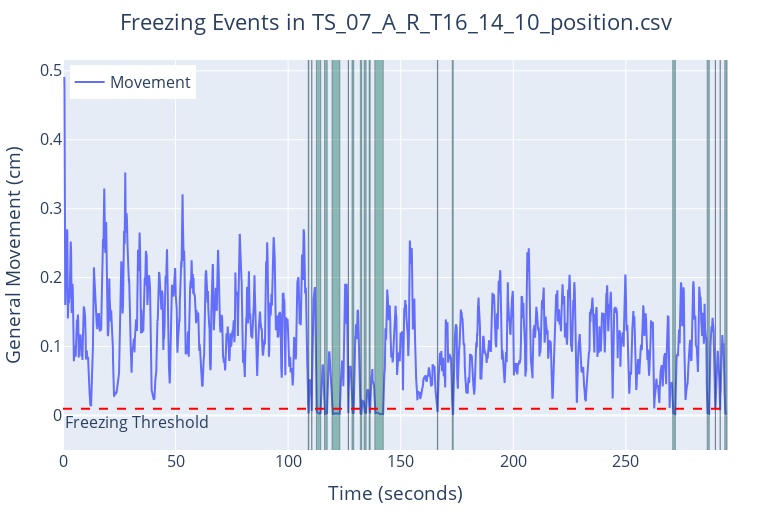

Source (notebook cell):
### Code cell
plot_freezing(example, fps = video_fps)

### Figure 1 — Plotly figure (JSON) as saved in the notebook; plotly's stock layout.template omitted (floating-point values rounded to 4 significant figures; data arrays with more than 128 entries replaced by an {"elided": "..."} marker saying what was removed)
{"data": [{"mode": "lines", "name": "Movement", "type": "scatter", "x": {"elided": "8863 float values"}, "y": {"elided": "8863 float values"}}], "layout": {"annotations": [{"showarrow": false, "text": "Freezing Threshold", "x": 0, "xanchor": "left", "xref": "x domain", "y": 0.01, "yanchor": "top", "yref": "y"}], "font": {"size": 16}, "height": 512, "legend": {"x": 0.01, "xanchor": "left", "y": 0.9, "yanchor": "bottom"}, "margin": {"b": 20, "l": 60, "r": 40, "t": 60}, "shapes": [{"fillcolor": "rgba(0, 100, 80, 0.4)", "line": {"width": 0.4}, "type": "rect", "x0": 108.9, "x1": 109.2, "y0": -0.1, "y1": 1.5}, {"fillcolor": "rgba(0, 100, 80, 0.4)", "line": {"width": 0.4}, "type": "rect", "x0": 110.5, "x1": 110.6, "y0": -0.1, "y1": 1.5}, {"fillcolor": "rgba(0, 100, 80, 0.4)", "line": {"width": 0.4}, "type": "rect", "x0": 112.6, "x1": 114.5, "y0": -0.1, "y1": 1.5}, {"fillcolor": "rgba(0, 100, 80, 0.4)", "line": {"width": 0.4}, "type": "rect", "x0": 116.2, "x1": 117.4, "y0": -0.1, "y1": 1.5}, {"fillcolor": "rgba(0, 100, 80, 0.4)", "line": {"width": 0.4}, "type": "rect", "x0": 119.5, "x1": 123, "y0": -0.1, "y1": 1.5}, {"fillcolor": "rgba(0, 100, 80, 0.4)", "line": {"width": 0.4}, "type": "rect", "x0": 126.7, "x1": 126.8, "y0": -0.1, "y1": 1.5}, {"fillcolor": "rgba(0, 100, 80, 0.4)", "line": {"width": 0.4}, "type": "rect", "x0": 128.4, "x1": 129.2, "y0": -0.1, "y1": 1.5}, {"fillcolor": "rgba(0, 100, 80, 0.4)", "line": {"width": 0.4}, "type": "rect", "x0": 132.1, "x1": 132.7, "y0": -0.1, "y1": 1.5}, {"fillcolor": "rgba(0, 100, 80, 0.4)", "line": {"width": 0.4}, "type": "rect", "x0": 133.8, "x1": 134.7, "y0": -0.1, "y1": 1.5}, {"fillcolor": "rgba(0, 100, 80, 0.4)", "line": {"width": 0.4}, "type": "rect", "x0": 136.0, "x1": 136.5, "y0": -0.1, "y1": 1.5}, {"fillcolor": "rgba(0, 100, 80, 0.4)", "line": {"width": 0.4}, "type": "rect", "x0": 138.5, "x1": 142.3, "y0": -0.1, "y1": 1.5}, {"fillcolor": "rgba(0, 100, 80, 0.4)", "line": {"width": 0.4}, "type": "rect", "x0": 166.3, "x1": 166.5, "y0": -0.1, "y1": 1.5}, {"fillcolor": "rgba(0, 100, 80, 0.4)", "line": {"width": 0.4}, "type": "rect", "x0": 172.9, "x1": 173.4, "y0": -0.1, "y1": 1.5}, {"fillcolor": "rgba(0, 100, 80, 0.4)", "line": {"width": 0.4}, "type": "rect", "x0": 270.8, "x1": 272.0, "y0": -0.1, "y1": 1.5}, {"fillcolor": "rgba(0, 100, 80, 0.4)", "line": {"width": 0.4}, "type": "rect", "x0": 286.1, "x1": 287.1, "y0": -0.1, "y1": 1.5}, {"fillcolor": "rgba(0, 100, 80, 0.4)", "line": {"width": 0.4}, "type": "rect", "x0": 289.8, "x1": 289.8, "y0": -0.1, "y1": 1.5}, {"fillcolor": "rgba(0, 100, 80, 0.4)", "line": {"width": 0.4}, "type": "rect", "x0": 291.9, "x1": 292.0, "y0": -0.1, "y1": 1.5}, {"fillcolor": "rgba(0, 100, 80, 0.4)", "line": {"width": 0.4}, "type": "rect", "x0": 294.0, "x1": 295.0, "y0": -0.1, "y1": 1.5}, {"line": {"color": "red", "dash": "dash"}, "type": "line", "x0": 0, "x1": 1, "xref": "x domain", "y0": 0.01, "y1": 0.01, "yref": "y"}], "showlegend": true, "title": {"text": "Freezing Events in TS_07_A_R_T16_14_10_position.csv", "x": 0.5, "xanchor": "center", "xref": "paper"}, "width": 768, "xaxis": {"title": {"text": "Time (seconds)"}}, "yaxis": {"range": [-0.05, 0.5156], "title": {"text": "General Movement (cm)"}}}}
